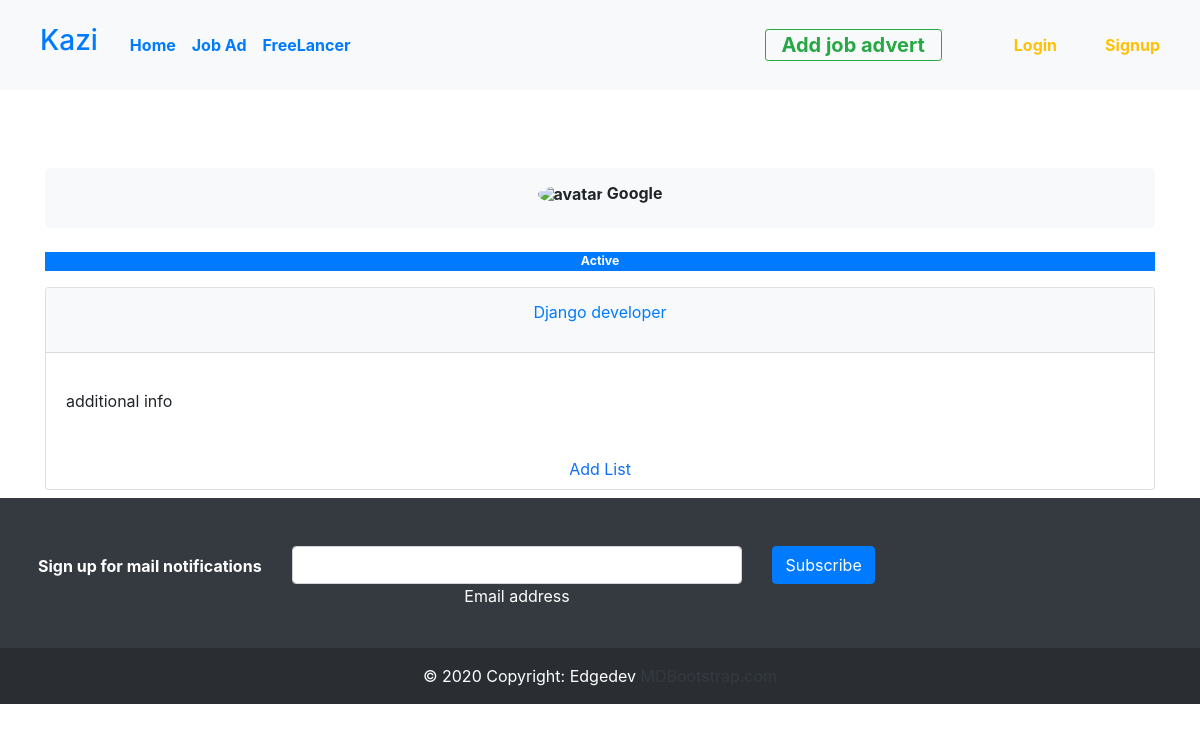
/jobs/view-job/3/, run on an earlier commit of the app's database.
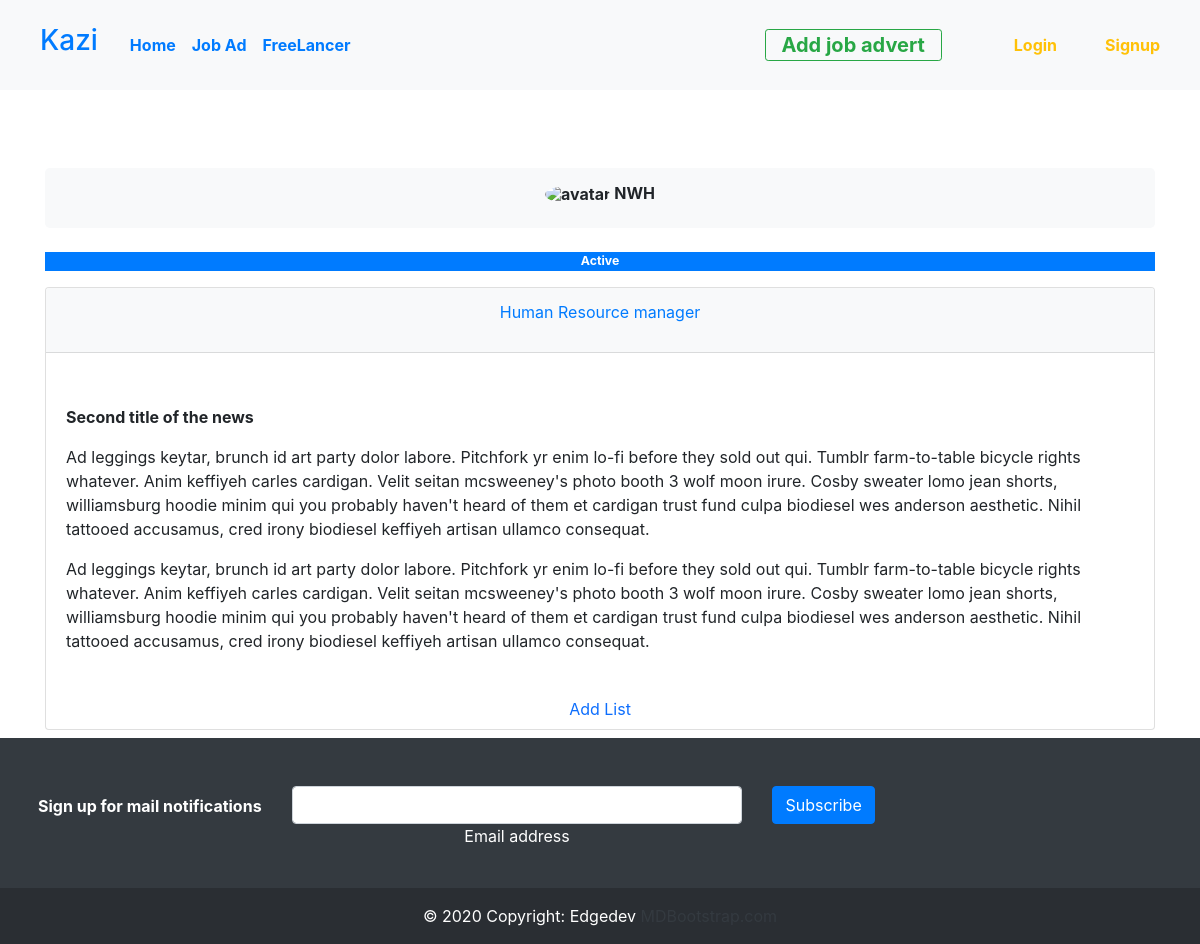
And on a later commit of the database.
### jobs/models.py (models this page shows, shortened)
class Jobs(models.Model):
    poster = models.ForeignKey(User_profile,on_delete=SET_NULL,null=True)
    Job_Title = models.CharField(max_length=200,verbose_name='enter Job title')
    Company_name = models.CharField(max_length=200,verbose_name='company name')
    Job_category = models. ForeignKey(jobCategory, on_delete= models.SET_NULL, null = True)
    short_description = models.TextField()
    job_description = RichTextField()
    date_added = models.DateField(auto_now_add=True)
    is_active = models.BooleanField(default= True)

### jobs/views.py (the view)
# urls.py: path('jobs/view-job/<str:pk>/', views.ViewJob, name = "view-job"),
def ViewJob(request,pk):
    job = Jobs.objects.get(id = pk)
    context = {'job':job}
    return render(request, 'job.html', context)

### jobs/templates/job.html (shortened to what this page needs)
{% extends 'main.html' %}
{% block content%}
<div class="home-container pt-5 mt-5">
    <div class="container pt-4 mt-5 py-2">
        <div class="row">
            <div class="col text-center">
              <nav aria-label="breadcrumb" class="bg-light rounded-3 p-3 mb-4">
                <h6 class="fw-bold"><img src="https://mdbcdn.b-cdn.net/img/Photos/new-templates/bootstrap-chat/ava3.webp" alt="avatar"
                    class="rounded-circle img-fluid" style="width: 20px;"> {{job.Company_name}}</h6>
              </nav>
            </div>
        </div>
        <div class="status">
            {% if job.is_active is True %}
            <p class="p-0 text-white bg-primary" style="font-size: .77rem;"> Active </p>
           {% else %}
            <p class=" p-0 text-danger bg-light "> Not hiring at the moment </p>
           {% endif %}
        </div>
        <div class="card">
            <div >
                <div class="card-header bg-light text-primary d-flex justify-content-evenly">
                    <p>{{job.Job_Title}}</p>
                </div>
                <div class="prod_view">
                    <div class="info">
                        <div class="card-body">
                                 <p>{{job.job_description|safe}}</p>
                        </div>
                        <div class="to_cart">
                            <a class="nav-item nav-link text-center" href="#"> Add List</a>
                        </div>
                    </div>
                </div>
            </div>
        </div>
    </div>
</div>
{% endblock %}

What changed in the data, as far as the page shows it:
changed Jobs: Company_name "Google" → "NWH"; Job_Title "Django developer" → "Human Resource manager"; job_description "additional info" → "Second title of the news Ad leggings keytar, brunch id art party dolor labore. Pitchfork yr enim lo-fi before they sold out qui. Tumblr farm-to-table bicycle rights whatever. Anim keffiyeh carles cardigan. Velit seitan mcsweeney's photo booth 3 wolf moon irure. Cosby sweater lomo jean shorts, williamsburg hoodie minim qui you probably haven't heard of them et cardigan trust fund culpa biodiesel wes anderson aesthetic. Nihil tattooed accusamus, cred irony biodiesel keffiyeh artisan ullamco consequat. Ad leggings keytar, brunch id art party dolor labore. Pitchfork yr enim lo-fi before they sold out qui. Tumblr farm-to-table bicycle rights whatever. Anim keffiyeh carles cardigan. Velit seitan…"
